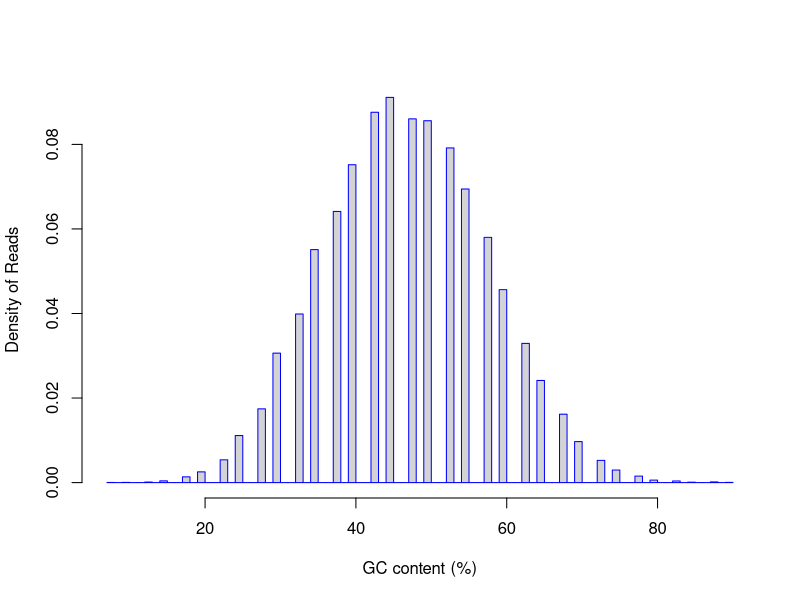

Generate this figure with R:
pdf("/Users/olgabotvinnik/workspace/rna-seq-diff-exprn/test-results/rseqc/PrEC_1/rseqc.GC_plot.pdf")
gc=rep(c(12.50,7.50,57.50,45.00,15.00,10.00,47.50,52.50,65.00,67.50,72.50,22.50,60.00,80.00,55.00,62.50,35.00,70.00,37.50,77.50,27.50,82.50,75.00,90.00,30.00,20.00,25.00,32.50,40.00,85.00,17.50,87.50,50.00,42.50),times=c(5,1,2262,3553,16,2,3355,3087,942,631,205,210,1780,23,2708,1284,2149,378,2501,60,680,15,116,2,1194,99,434,1555,2932,4,53,6,3338,3416))
hist(gc,probability=T,breaks=100,xlab="GC content (%)",ylab="Density of Reads",border="blue",main="")
dev.off()
